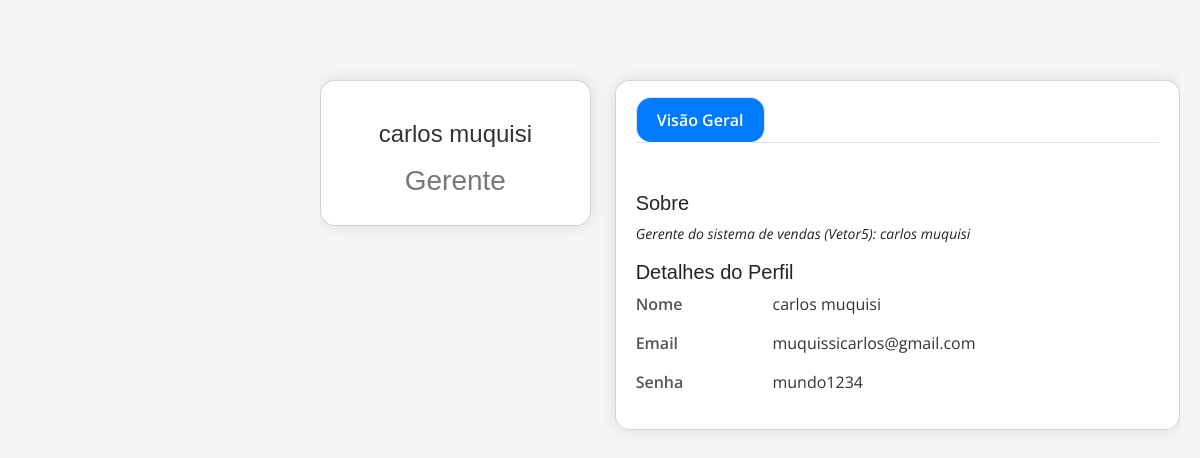
Page /vetor5/perfil_gerente/ (signed in) on the committed database.
### usuarios/models.py (models this page shows, shortened)
class Gerente(models.Model):
    foto = models.ImageField(upload_to='imagem/')
    nome = models.CharField(max_length=50)
    email = models.EmailField(max_length=100)
    senha = models.CharField(max_length=40)
    class Meta:
        verbose_name_plural = "Conta do gerente"

### usuarios/views.py (the view)
# urls.py: path('perfil_gerente/', views.perfil_gerente, name='perfil_gerente'),
def perfil_gerente(request):
    if 'gerente' in request.session:
        gerente_id = request.session['gerente']
        gerente = Gerente.objects.get(id=gerente_id)
        produto = Produtos.objects.all()
        categoria = Categoria_produto.objects.all()
        return render(request, 'perfil_gerente.html', {'gerente': gerente, 'produto': produto, 'categoria': categoria})
    else:
        return HttpResponse("Você não está autenticado para acessar esta página.")

### usuarios/templates/perfil_gerente.html (shortened to what this page needs)
{% load static %}
<!DOCTYPE html>
<html lang="en">
<head>
  <link href="{% static 'assets1/vendor/bootstrap/css/bootstrap.min.css' %}" rel="stylesheet">
  <link href="{% static 'assets1/vendor/bootstrap-icons/bootstrap-icons.css' %}" rel="stylesheet">
  <link href="{% static 'assets1/vendor/boxicons/css/boxicons.min.css' %}" rel="stylesheet">
  <link href="{% static 'assets1/vendor/quill/quill.snow.css' %}" rel="stylesheet">
  <link href="{% static 'assets1/vendor/quill/quill.bubble.css' %}" rel="stylesheet">
  <link href="{% static 'assets1/vendor/remixicon/remixicon.css' %}" rel="stylesheet">
  <link href="{% static 'assets1/vendor/simple-datatables/style.css' %}" rel="stylesheet">
  <link href="{% static 'assets1/css/style.css' %}" rel="stylesheet">
</head>
<body>
  <main id="main" class="main">
    <section class="section profile">
      <div class="row">
        <div class="col-xl-4">
          <div class="card">
            <div class="card-body profile-card pt-4 d-flex flex-column align-items-center">
              <h2>{{ gerente.nome }}</h2>
              <h3>Gerente</h3>
            </div>
          </div>
        </div>
        <div class="col-xl-8">
          <div class="card">
            <div class="card-body pt-3">
              <ul class="nav nav-tabs nav-tabs-bordered">
                <li class="nav-item">
                  <button class="nav-link active" data-bs-toggle="tab" data-bs-target="#profile-overview">Visão Geral</button>
                </li>
              </ul>
              <div class="tab-content pt-2">
                <div class="tab-pane fade show active profile-overview" id="profile-overview">
                  <h5 class="card-title">Sobre</h5>
                  <p class="small fst-italic">Gerente do sistema de vendas (Vetor5): {{ gerente.nome }}</p>
                  <h5 class="card-title">Detalhes do Perfil</h5>
                  <div class="row">
                    <div class="col-lg-3 col-md-4 label">Nome</div>
                    <div class="col-lg-9 col-md-8">{{ gerente.nome }}</div>
                  </div>
                  <div class="row">
                    <div class="col-lg-3 col-md-4 label">Email</div>
                    <div class="col-lg-9 col-md-8">{{ gerente.email }}</div>
                  </div>
                  <div class="row">
                    <div class="col-lg-3 col-md-4 label">Senha</div>
                    <div class="col-lg-9 col-md-8">{{ gerente.senha }}</div>
                  </div>
                </div>
              </div>
            </div>
          </div>
        </div>
      </div>
    </section>
  </main>
</body>
</html>

### static/assets/css/style.css (style rules this page uses)
body { font-family: "Open Sans", sans-serif; color: #272829; }
h1, h2, h3, h4, h5, h6 { font-family: "Raleway", sans-serif; }
#main { margin-left: 300px; }
section { padding: 60px 0; overflow: hidden; }

### usuarios/templates/perfil_gerente.html (style rules this page uses)
body { font-family: 'Open Sans', sans-serif; background-color: #f4f5f7; padding: 20px; }
.card { border-radius: 15px; overflow: hidden; box-shadow: 0 0 15px rgba(0, 0, 0, 0.1); }
.profile-card { background-color: #ffffff; text-align: center; padding: 30px; border-radius: 15px; }
.profile-card h2 { margin: 15px 0; font-size: 24px; color: #333; }
.profile-card h3 { color: #777; }
.card-body { background-color: #ffffff; padding: 20px; }
.nav-tabs { margin-bottom: 20px; }
.nav-tabs .nav-link { border-radius: 15px; padding: 10px 20px; background-color: #f8f9fa; border: 1px solid #dee2e6; font-weight: 600; color: #007bff; }
.nav-tabs .nav-link.active { background-color: #007bff; color: #ffffff; }
.profile-overview { margin-top: 20px; }
.profile-overview .row { margin-bottom: 15px; }
.profile-overview .label { font-weight: 600; color: #555; }
.profile-overview .col-lg-9 { color: #333; }

### rows in the picture
Gerente: nome "carlos muquisi", email "muquissicarlos@gmail.com", senha "mundo1234"
